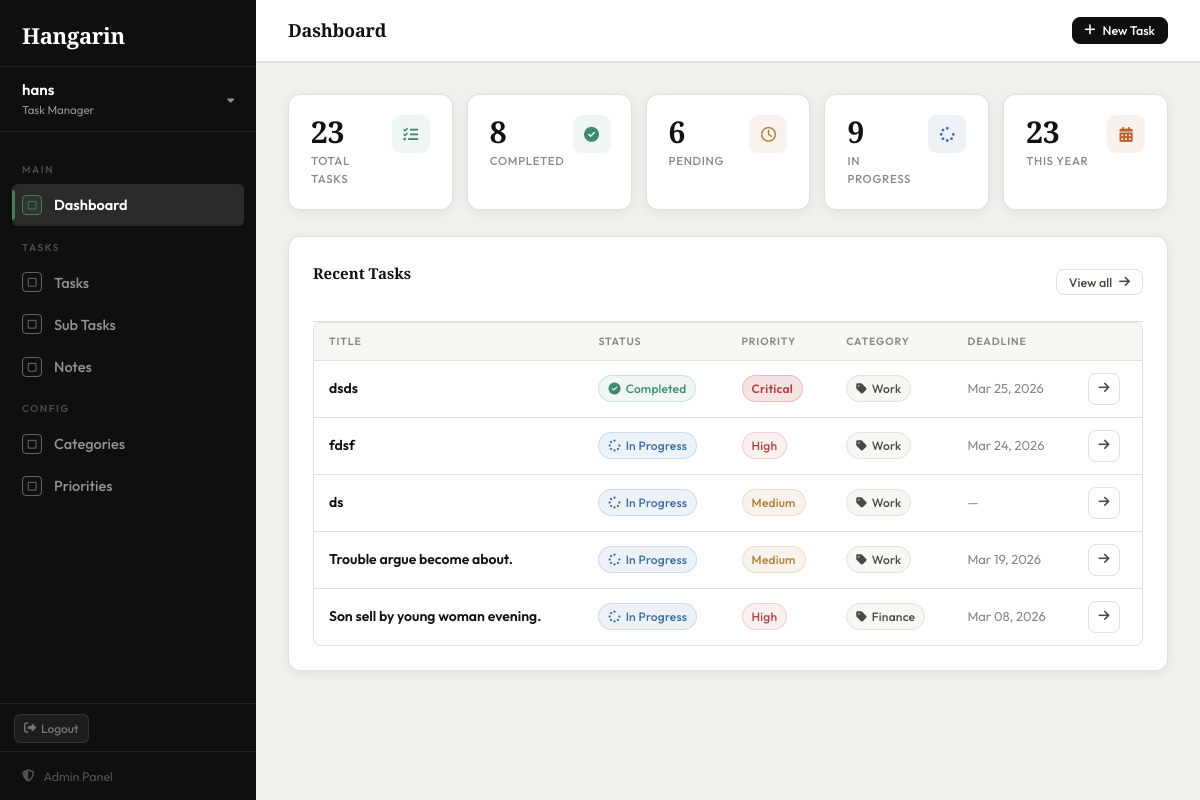
The app's page / (signed in) with its own data.
### tasks/models.py (models this page shows, shortened)
class BaseModel(models.Model):
    created_at = models.DateTimeField(auto_now_add=True)
    updated_at = models.DateTimeField(auto_now=True)
    class Meta:
        abstract = True

class Task(BaseModel):
    STATUS_CHOICES = [
        ("Pending", "Pending"),
        ("In Progress", "In Progress"),
        ("Completed", "Completed"),
    ]
    title = models.CharField(max_length=255)
    description = models.TextField(blank=True, null=True)
    deadline = models.DateTimeField(blank=True, null=True)
    status = models.CharField(
        max_length=50,
        choices=STATUS_CHOICES,
        default="Pending"
    )
    category = models.ForeignKey(
        Category, on_delete=models.SET_NULL, null=True, blank=True
    )
    priority = models.ForeignKey(
        Priority, on_delete=models.SET_NULL, null=True, blank=True
    )
    class Meta:
        verbose_name = "Task"
        verbose_name_plural = "Tasks"

class Priority(models.Model):
    name = models.CharField(max_length=100)
    class Meta:
        verbose_name = "Priority"
        verbose_name_plural = "Priorities"

class Category(models.Model):
    name = models.CharField(max_length=100)
    class Meta:
        verbose_name = "Category"
        verbose_name_plural = "Categories"

### tasks/views.py (the view)
# urls.py: path('', views.dashboard, name='dashboard'),
@login_required
def dashboard(request):
    total_tasks      = Task.objects.count()
    completed_tasks  = Task.objects.filter(status='Completed').count()
    pending_tasks    = Task.objects.filter(status='Pending').count()
    in_progress_tasks = Task.objects.filter(status='In Progress').count()
    tasks_this_year  = Task.objects.filter(created_at__year=timezone.now().year).count()
    recent_tasks     = Task.objects.select_related('category', 'priority').order_by('-created_at')[:5]
    return render(request, 'tasks/dashboard.html', {
        'total_tasks': total_tasks,
        'completed_tasks': completed_tasks,
        'pending_tasks': pending_tasks,
        'in_progress_tasks': in_progress_tasks,
        'tasks_this_year': tasks_this_year,
        'recent_tasks': recent_tasks,
        'page_title': 'Dashboard',
    })

### tasks/templates/tasks/dashboard.html (shortened to what this page needs)
{% extends "tasks/base.html" %}
{% block nav_dashboard %}active{% endblock %}
{% block topbar_actions %}
<a href="{% url 'task_create' %}" class="btn btn-primary btn-sm">
    <i class="fa-solid fa-plus"></i> New Task
</a>
{% endblock %}
{% block content %}
<div class="stats-row">
    <div class="stat">
        <div class="stat-top">
            <div>
                <div class="stat-num">{{ total_tasks }}</div>
                <div class="stat-lbl">Total Tasks</div>
            </div>
            <div class="stat-icon si-green"><i class="fa-solid fa-list-check"></i></div>
        </div>
    </div>
    <div class="stat">
        <div class="stat-top">
            <div>
                <div class="stat-num">{{ completed_tasks }}</div>
                <div class="stat-lbl">Completed</div>
            </div>
            <div class="stat-icon si-green"><i class="fa-solid fa-circle-check"></i></div>
        </div>
    </div>
    <div class="stat">
        <div class="stat-top">
            <div>
                <div class="stat-num">{{ pending_tasks }}</div>
                <div class="stat-lbl">Pending</div>
            </div>
            <div class="stat-icon si-yellow"><i class="fa-regular fa-clock"></i></div>
        </div>
    </div>
    <div class="stat">
        <div class="stat-top">
            <div>
                <div class="stat-num">{{ in_progress_tasks }}</div>
                <div class="stat-lbl">In Progress</div>
            </div>
            <div class="stat-icon si-blue"><i class="fa-solid fa-spinner"></i></div>
        </div>
    </div>
    <div class="stat">
        <div class="stat-top">
            <div>
                <div class="stat-num">{{ tasks_this_year }}</div>
                <div class="stat-lbl">This Year</div>
            </div>
            <div class="stat-icon si-orange"><i class="fa-solid fa-calendar-days"></i></div>
        </div>
    </div>
</div>
<div class="card">
    <div class="card-header">
        <span class="card-title">Recent Tasks</span>
        <a href="{% url 'task_list' %}" class="btn btn-ghost btn-sm">
            View all <i class="fa-solid fa-arrow-right"></i>
        </a>
    </div>
    {% if recent_tasks %}
    <div class="table-wrap">
        <table>
            <thead>
                <tr>
                    <th>Title</th>
                    <th>Status</th>
                    <th>Priority</th>
                    <th>Category</th>
                    <th>Deadline</th>
                    <th></th>
                </tr>
            </thead>
            <tbody>
                {% for task in recent_tasks %}
                <tr>
                    <td class="td-strong">{{ task.title }}</td>
                    <td>
                        {% if task.status == 'Completed' %}
                            <span class="badge b-completed"><i class="fa-solid fa-circle-check"></i> Completed</span>
                        {% elif task.status == 'In Progress' %}
                            <span class="badge b-progress"><i class="fa-solid fa-spinner"></i> In Progress</span>
                        {% else %}
                            <span class="badge b-pending"><i class="fa-regular fa-clock"></i> Pending</span>
                        {% endif %}
                    </td>
                    <td>
                        {% if task.priority %}
                            <span class="badge b-{{ task.priority.name|lower }}">{{ task.priority.name }}</span>
                        {% else %}<span class="td-muted">—</span>{% endif %}
                    </td>
                    <td>
                        {% if task.category %}
                            <span class="badge b-cat"><i class="fa-solid fa-tag"></i> {{ task.category.name }}</span>
                        {% else %}<span class="td-muted">—</span>{% endif %}
                    </td>
                    <td class="td-muted">
                        {% if task.deadline %}{{ task.deadline|date:"M d, Y" }}{% else %}—{% endif %}
                    </td>
                    <td>
                        <a href="{% url 'task_detail' task.pk %}" class="btn btn-ghost btn-sm btn-icon">
                            <i class="fa-solid fa-arrow-right"></i>
                        </a>
                    </td>
                </tr>
                {% endfor %}
            </tbody>
        </table>
    </div>
    {% endif %}
</div>
{% endblock %}

### tasks/templates/tasks/base.html (shortened to what this page needs)
{%load static%}
{% load pwa %}
<!DOCTYPE html>
<html lang="en">
<head>
    <link rel="stylesheet" href="https://cdnjs.cloudflare.com/ajax/libs/font-awesome/6.5.0/css/all.min.css">
</head>
<body>
<aside class="sidebar">
    <div class="sidebar-brand">
        <a href="{% url 'dashboard' %}">
            <div class="brand-title">Hangarin</div>
        </a>
    </div>
    {% if user.is_authenticated %}
    <div class="sidebar-user-block">
        <div class="user-left">
            <div class="user-name">{{ user.username }}</div>
            <div class="user-role">Task Manager</div>
        </div>
        <i class="fa-solid fa-caret-down user-caret"></i>
    </div>
    <nav class="sidebar-nav">
        <div class="nav-section-label">Main</div>
        <a href="{% url 'dashboard' %}" class="nav-link {% block nav_dashboard %}{% endblock %}">
            <span class="nav-icon"><i class="fa-regular fa-square"></i></span>
            Dashboard
        </a>
        <div class="nav-section-label">Tasks</div>
        <a href="{% url 'task_list' %}" class="nav-link {% block nav_tasks %}{% endblock %}">
            <span class="nav-icon"><i class="fa-regular fa-square"></i></span>
            Tasks
        </a>
        <a href="{% url 'subtask_list' %}" class="nav-link {% block nav_subtasks %}{% endblock %}">
            <span class="nav-icon"><i class="fa-regular fa-square"></i></span>
            Sub Tasks
        </a>
        <a href="{% url 'note_list' %}" class="nav-link {% block nav_notes %}{% endblock %}">
            <span class="nav-icon"><i class="fa-regular fa-square"></i></span>
            Notes
        </a>
        <div class="nav-section-label">Config</div>
        <a href="{% url 'category_list' %}" class="nav-link {% block nav_categories %}{% endblock %}">
            <span class="nav-icon"><i class="fa-regular fa-square"></i></span>
            Categories
        </a>
        <a href="{% url 'priority_list' %}" class="nav-link {% block nav_priorities %}{% endblock %}">
            <span class="nav-icon"><i class="fa-regular fa-square"></i></span>
            Priorities
        </a>
    </nav>
    <div style="padding: 10px 14px 8px; border-top: 1px solid rgba(255,255,255,0.08);">
        <a href="#" class="logout-link"
           onclick="event.preventDefault(); document.getElementById('logout-form').submit();">
            <i class="fa-solid fa-right-from-bracket"></i>
            Logout
        </a>
    </div>
    {% endif %}
    <div class="sidebar-footer">
        <a href="/admin/" class="admin-link">
            <i class="fa-solid fa-shield-halved"></i>
            Admin Panel
        </a>
    </div>
</aside>
<main class="main">
    <header class="topbar">
        <div class="topbar-left">
            <h1>{% block page_heading %}{{ page_title }}{% endblock %}</h1>
        </div>
        <div class="topbar-right">
            {% block topbar_actions %}{% endblock %}
        </div>
    </header>
    <div class="content">
        {% block content %}{% endblock %}
    </div>
</main>
</body>
</html>

### records on screen
Task: title "dsds", status "Completed" (drawn), priority.name "Critical", category.name "Work", deadline "Mar 25, 2026"
Task: title "fdsf", status "In Progress" (drawn), priority.name "High", category.name "Work", deadline "Mar 24, 2026"
Task: title "ds", status "In Progress" (drawn), priority.name "Medium", category.name "Work"
Task: title "Trouble argue become about.", status "In Progress" (drawn), priority.name "Medium", category.name "Work", deadline "Mar 19, 2026"
Task: title "Son sell by young woman evening.", status "In Progress" (drawn), priority.name "High", category.name "Finance", deadline "Mar 08, 2026"

### other values on screen
{{ user.username }} "hans"
{{ page_title }} "Dashboard"
{{ total_tasks }} "23"
{{ completed_tasks }} "8"
{{ pending_tasks }} "6"
{{ in_progress_tasks }} "9"
{{ tasks_this_year }} "23"
